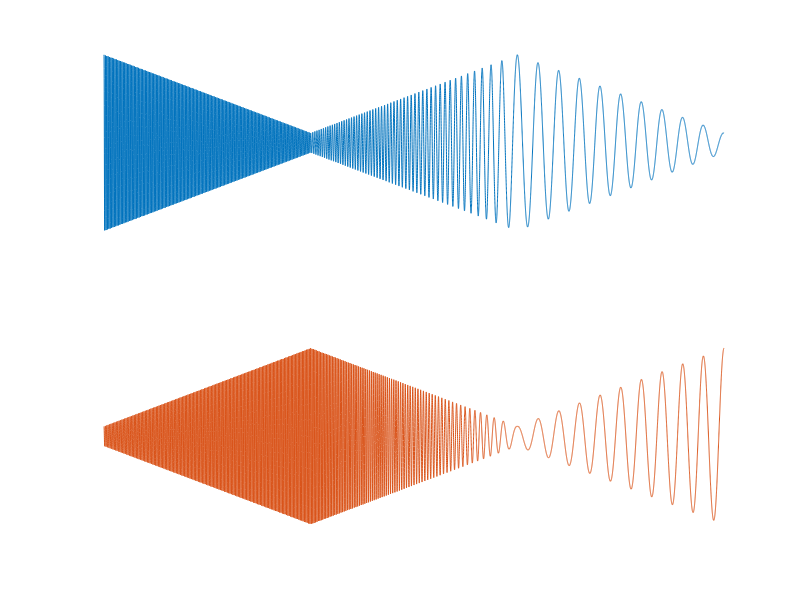

MATLAB code for this plot:

t = linspace(0,1,5000);

y1 = cos(2*pi*150*t);

a1 = linspace(0.9,0.1,5000);

y1 = a1.*y1;

y2 = chirp (linspace(0,1,5000),100,1,10);

a2 = linspace(0.1,0.9,5000);


y2 = a2.*y2;

y3 = cos(2*pi*10*t);

a3 = linspace(0.9,0.1,5000);


y3 = a3.*y3;


plot([y1,y2,y3])



y4 = cos(2*pi*150*t);

a4 = linspace(0.1,0.9,5000);

y4 = a4.*y4;

y5 = chirp (linspace(0,1,5000),150,1,10);

a5 = linspace(0.9,0.1,5000);


y5 = a5.*y5;

y6 = cos(2*pi*10*t);

a6 = linspace(0.1,0.9,5000);


y6 = a6.*y6;


plot([y4,y5,y6])


plot(linspace(0,3,15000),[y1,y2,y3],linspace(0,3,15000),[y4,y5,y6]-3);
set(gcf,'color','none') 
axis off;





